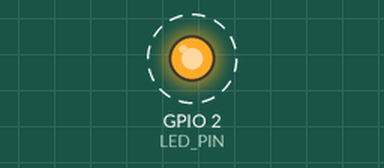
Bench run of a sketch on a simulated ESP32. Shown: output pins drawn as LEDs (lit = HIGH). Dashed ring = blinking. What the sketch prints to the serial monitor is not drawn.

Above: at 0.7 s.
Timing chart, 0 to 3.5 s (numbered marks = the images above):
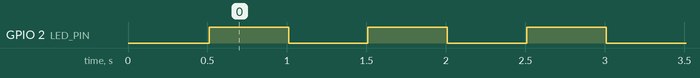

The sketch:

transmitter.ino
```cpp
/*
 * csi_transmitter.ino
 * Role: ESP32 #1 - Access Point + UDP broadcaster
 * Purpose: Generate consistent WiFi traffic so ESP32 #2 (receiver) can
 *          extract CSI (Channel State Information) from incoming packets.
 *
 * Behavior:
 *  - Starts a WiFi AP with SSID "CSI_AP" on channel 6
 *  - Broadcasts a small UDP packet every 100ms to keep CSI frames flowing
 *  - Blinks the onboard LED as a heartbeat so you can visually confirm
 *    the transmitter is alive and sending packets
 */

#include <WiFi.h>
#include <WiFiUdp.h>

// ---------- AP Configuration ----------
const char* AP_SSID     = "CSI_AP";
const char* AP_PASSWORD = "";        // Open network. Set a password here if you want WPA2.
const int   WIFI_CHANNEL = 6;

// ---------- UDP Configuration ----------
WiFiUDP udp;
const int UDP_PORT = 4210;
const IPAddress BROADCAST_IP(192, 168, 4, 255); // Default ESP32 AP subnet broadcast address
const unsigned long SEND_INTERVAL_MS = 100;

// ---------- LED Heartbeat ----------
const int LED_PIN = 2; // Onboard LED on most ESP32 WROOM-32 dev boards
const unsigned long HEARTBEAT_INTERVAL_MS = 500; // Blink every 500ms (slower than packet rate, just a "still alive" signal)

// ---------- Timing state ----------
unsigned long lastSendTime = 0;
unsigned long lastHeartbeatTime = 0;
bool ledState = false;
uint32_t packetCounter = 0;

void setup() {
  Serial.begin(115200);
  delay(500);

  pinMode(LED_PIN, OUTPUT);
  digitalWrite(LED_PIN, LOW);

  Serial.println();
  Serial.println("=== CSI Transmitter Starting ===");

  // Start AP with fixed channel (important: receiver must listen on the same channel)
  WiFi.mode(WIFI_AP);
  bool apStarted = WiFi.softAP(AP_SSID, AP_PASSWORD, WIFI_CHANNEL);

  if (apStarted) {
    Serial.print("AP started. SSID: ");
    Serial.print(AP_SSID);
    Serial.print(" | Channel: ");
    Serial.println(WIFI_CHANNEL);
    Serial.print("AP IP address: ");
    Serial.println(WiFi.softAPIP());
  } else {
    Serial.println("ERROR: Failed to start AP. Halting.");
    while (true) { delay(1000); }
  }

  udp.begin(UDP_PORT);
  Serial.print("UDP broadcasting on port ");
  Serial.println(UDP_PORT);
  Serial.println("=== Setup complete. Broadcasting... ===");
}

void loop() {
  unsigned long now = millis();

  // ---- Send UDP broadcast every SEND_INTERVAL_MS (kept for compatibility / heartbeat data) ----
  if (now - lastSendTime >= SEND_INTERVAL_MS) {
    lastSendTime = now;
    sendUdpPacket();
  }

  // ---- Echo back any unicast packet received (e.g. pings from the receiver) ----
  // This creates a steady unicast request/response exchange, which is
  // transmitted at HT rates (unlike broadcast/beacon frames) and reliably
  // carries the LTF fields needed for continuous CSI extraction on the
  // receiver's end.
  int packetSize = udp.parsePacket();
  if (packetSize > 0) {
    IPAddress remoteIp = udp.remoteIP();
    int remotePort = udp.remotePort();

    // Must fully consume the incoming datagram, or the UDP socket can stall
    // and stop accepting further packets after just one exchange.
    uint8_t discardBuf[64];
    int len = udp.read(discardBuf, sizeof(discardBuf));
    (void)len; // Content doesn't matter, we just need to drain the buffer

    udp.beginPacket(remoteIp, remotePort);
    udp.print("ECHO_ACK");
    udp.endPacket();
  }

  // ---- Heartbeat LED blink every HEARTBEAT_INTERVAL_MS ----
  if (now - lastHeartbeatTime >= HEARTBEAT_INTERVAL_MS) {
    lastHeartbeatTime = now;
    ledState = !ledState;
    digitalWrite(LED_PIN, ledState ? HIGH : LOW);
  }
}

void sendUdpPacket() {
  packetCounter++;

  // Small fixed payload; content doesn't matter much for CSI purposes,
  // it just needs to be a real packet the receiver can capture.
  String payload = "CSI_PKT," + String(packetCounter) + "," + String(millis());

  udp.beginPacket(BROADCAST_IP, UDP_PORT);
  udp.print(payload);
  udp.endPacket();

  // Optional lightweight debug (comment out if it clutters Serial during data collection)
  // Serial.println(payload);
}
```

Measured:
- by itself, GPIO 2 (LED_PIN): alternates HIGH for 0.50 s and LOW for 0.50 s
